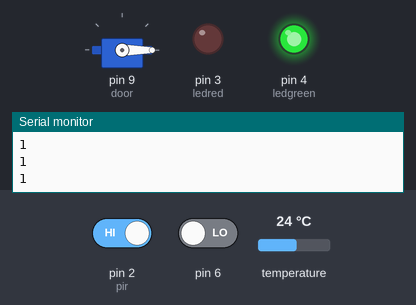
Recording of a sketch running on a simulated Arduino Uno, built with avr-gcc and run on an emulated ATmega328P. On the bench: servo, output pins drawn as LEDs (lit = HIGH), the last lines printed to the serial monitor. The test bench sets the inputs (shaded band); at power-on: pin 2 (pir) HIGH, pin 6 LOW, temperature 24 °C.

Above: at 6.3 s.
6.4 s: pin 2 (pir) driven LOW
At 7.9 s:
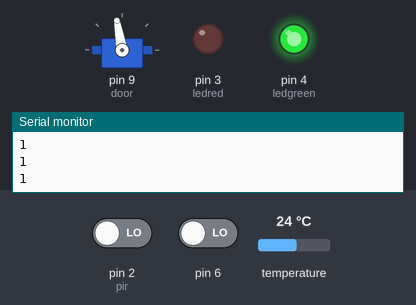
10.0 s: pin 6 driven HIGH
At 15.2 s:
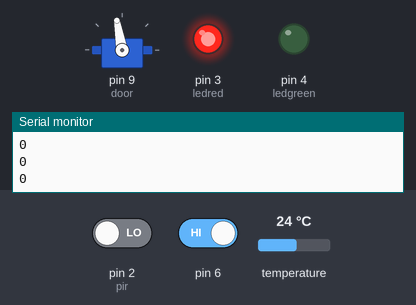
16.8 s: pin 6 driven LOW
20.4 s: pin 2 (pir) driven HIGH
At 22.9 s:
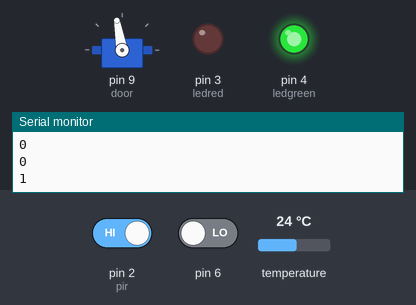
Timing chart, 0 to 28.9 s (numbered marks = the images above; inputs shaded):
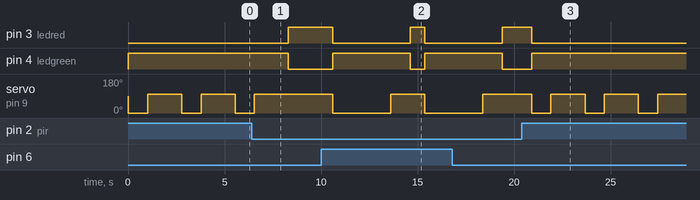

Measured:
- after the input at 6.4 s, pin 3 (ledred): LOW → HIGH after 1.9 s; pin 4 (ledgreen): HIGH → LOW after 1.9 s; servo on pin 9 (door): goes on until 6.5 s, then stays 100°
- after the input at 10.0 s, pin 3 (ledred): HIGH → LOW after 0.61 s, → HIGH 4.0 s later, → LOW 0.76 s later; pin 4 (ledgreen): LOW → HIGH after 0.61 s, → LOW 4.0 s later, → HIGH 0.76 s later; servo on pin 9 (door): 100° → 0° after 0.61 s, → 100° 3.0 s later, → 0° 1.8 s later
- after the input at 20.4 s, pin 3 (ledred): HIGH → LOW after 0.50 s; pin 4 (ledgreen): LOW → HIGH after 0.50 s; servo on pin 9 (door): alternates 100° for 1.8 s and 0° for 1.0 s, starting after 0.50 s
- by itself, servo on pin 9 (door): alternates 100° for 1.8 s and 0° for 1.0 s

The sketch:

Automatic-Door-System-with-Temperature-Measurement.ino
```cpp
#include <Servo.h>
#include <OneWire.h>
#include <DallasTemperature.h>

// pir sensor
int pir = 2;
int ledred = 3;
int ledgreen = 4;

// servo
Servo door;

// temperature
// Data wire is plugged into pin 2 on the Arduino
#define ONE_WIRE_BUS 5
/********************************************************************/
// Setup a oneWire instance to communicate with any OneWire devices
// (not just Maxim/Dallas temperature ICs)
OneWire oneWire(ONE_WIRE_BUS);
/********************************************************************/
// Pass our oneWire reference to Dallas Temperature.
DallasTemperature sensors(&oneWire);


// the setup routine runs once when you press reset:
void setup() {
  // initialize serial communication at 9600 bits per second:
  Serial.begin(9600);
  // make the pushbutton's pin an input:
  pinMode(pir, INPUT);
  pinMode(ledred, OUTPUT);
  pinMode(ledgreen, OUTPUT);

  // put your setup code here, to run once:
  door.attach(9);

  sensors.begin();
}

// the loop routine runs over and over again forever:
void loop() {
  // read the input pin:
  int pirState = digitalRead(pir);
  // print out the state of the button:
  Serial.println(pirState);
  delay(1);        // delay in between reads for stability

  //check internal side
  if(pirState==0){
    digitalWrite(ledred,HIGH);
    digitalWrite(ledgreen,LOW);
  }
  if(pirState==1){
    digitalWrite(ledgreen,HIGH);
    digitalWrite(ledred,LOW);
    door.write(0);
    delay(1000);
    door.write(100);
    delay(1000);
  }

  //check temperature
  sensors.requestTemperatures(); // Send the command to get temperatures
  //Serial.print(sensors.getTempCByIndex(0));

  //check external side
  if(sensors.getTempCByIndex(0)<37 && digitalRead(6)==HIGH){
    //Green LED
    digitalWrite(ledgreen, HIGH);
    digitalWrite(ledred, LOW);
    //Rotate servo 90
    //Rotate servo -90
    door.write(0);
    delay(3000);
    door.write(100);
    delay(1000);
  }
  else{
    //Red LED
    digitalWrite(ledgreen, LOW);
    digitalWrite(ledred, HIGH);
  }

}
```
